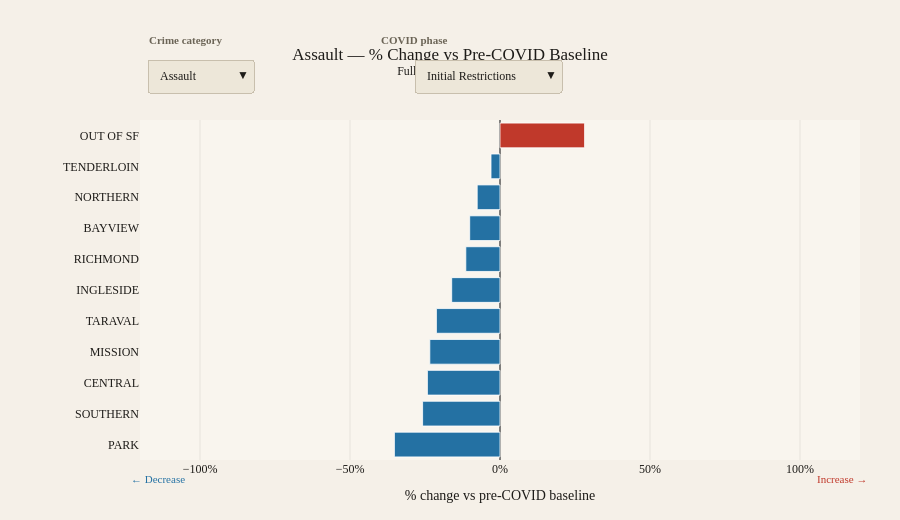

The code cell stored with this chart in its notebook:
### Code cell
import pandas as pd
import plotly.graph_objects as go

# ── Config ────────────────────────────────────────────────────────────
CATEGORIES = ['Assault', 'Burglary', 'Drug Offense', 'Larceny-theft']
CATEGORY_COLORS = {
    'Assault':       '#1B6CA8',
    'Burglary':      '#7B2D8B',
    'Drug Offense':  '#1A8C6E',
    'Larceny-theft': '#C0392B',
}

BASELINE_START = pd.Timestamp('2018-01-01')
BASELINE_END   = pd.Timestamp('2020-02-25')

covid_phases = {
    'Initial Restrictions': ('2020-02-25', '2020-06-01'),
    'Partial Reopening':    ('2020-06-01', '2020-12-06'),
    'Second Lockdown':      ('2020-12-06', '2021-01-28'),
    'Gradual Reopening':    ('2021-01-28', '2022-06-01'),
    'Full Period (2020–22)': ('2020-02-25', '2022-06-01'),
}

# ── Prepare data ──────────────────────────────────────────────────────
df_focus = df[df['Crime Category'].isin(CATEGORIES)].copy()
df_focus['Date'] = pd.to_datetime(
    df_focus[['Year', 'Month']].assign(Day=1)
)

# Daily baseline rate per category per district
baseline_df = df_focus[df_focus['Date'].between(BASELINE_START, BASELINE_END)]
baseline_days = (BASELINE_END - BASELINE_START).days

baseline_rates = (
    baseline_df
    .groupby(['Crime Category', 'Police District'])
    .size()
    .div(baseline_days)          # incidents per day
    .reset_index(name='baseline_rate')
)

def compute_pct_change(cat, phase_name):
    """Return a DataFrame of % change vs baseline per district for a given
    category and COVID phase."""
    start, end = covid_phases[phase_name]
    start, end = pd.Timestamp(start), pd.Timestamp(end)
    phase_days = (end - start).days

    phase_df = df_focus[
        (df_focus['Crime Category'] == cat) &
        (df_focus['Date'].between(start, end))
    ]
    phase_rates = (
        phase_df
        .groupby('Police District')
        .size()
        .div(phase_days)
        .reset_index(name='phase_rate')
    )

    merged = baseline_rates[baseline_rates['Crime Category'] == cat].merge(
        phase_rates, on='Police District', how='left'
    ).fillna(0)

    merged['pct_change'] = (
        (merged['phase_rate'] - merged['baseline_rate'])
        / merged['baseline_rate'].replace(0, float('nan'))
        * 100
    ).fillna(0).round(1)

    # Sort by pct_change so chart reads cleanly
    merged = merged.sort_values('pct_change')

    return merged

# ── Build figure with dropdowns ───────────────────────────────────────
# We need one trace per (category × phase) combination, then use
# updatemenus to show/hide the right trace.

all_traces = []
visibility_map = {}   # (cat, phase) → trace index

init_cat   = 'Assault'
init_phase = 'Full Period (2020–22)'

for cat in CATEGORIES:
    for phase in covid_phases:
        data = compute_pct_change(cat, phase)
        color = CATEGORY_COLORS[cat]

        # Diverging colours: red for increase, blue for decrease
        bar_colors = [
            '#C0392B' if v > 0 else '#2471A3'
            for v in data['pct_change']
        ]

        trace = go.Bar(
            name=f'{cat} · {phase}',
            x=data['pct_change'],
            y=data['Police District'],
            orientation='h',
            marker=dict(
                color=bar_colors,
                line=dict(color='white', width=0.8),
            ),
            customdata=data[['baseline_rate', 'phase_rate']].values,
            hovertemplate=(
                '<b>%{y}</b><br>'
                'Change vs baseline: <b>%{x:+.1f}%</b><br>'
                'Baseline rate: %{customdata[0]:.2f} incidents/day<br>'
                'Phase rate: %{customdata[1]:.2f} incidents/day'
                '<extra></extra>'
            ),
            visible=(cat == init_cat and phase == init_phase),
        )
        visibility_map[(cat, phase)] = len(all_traces)
        all_traces.append(trace)

fig = go.Figure(data=all_traces)

# ── Dropdown helpers ──────────────────────────────────────────────────
total_traces = len(all_traces)

def make_visibility(selected_cat, selected_phase):
    return [
        (cat == selected_cat and phase == selected_phase)
        for (cat, phase) in visibility_map
    ]

# ── Category buttons ──────────────────────────────────────────────────
category_buttons = []
for cat in CATEGORIES:
    category_buttons.append(dict(
        label=cat,
        method='update',
        args=[
            {'visible': make_visibility(cat, init_phase)},
            {'title': f'{cat} — % Change vs Pre-COVID Baseline<br>'
                      f'<sup>{init_phase}</sup>'}
        ],
    ))

# ── Phase buttons ─────────────────────────────────────────────────────
phase_buttons = []
for phase in covid_phases:
    phase_buttons.append(dict(
        label=phase,
        method='update',
        args=[
            {'visible': make_visibility(init_cat, phase)},
            {'title': f'{init_cat} — % Change vs Pre-COVID Baseline<br>'
                      f'<sup>{phase}</sup>'}
        ],
    ))

# ── Layout ────────────────────────────────────────────────────────────
# Get district list for initial trace (for axis range)
init_data = compute_pct_change(init_cat, init_phase)
x_abs_max = 120   # cap for readability; adjust if needed

fig.update_layout(
    title=dict(
        text=(f'{init_cat} — % Change vs Pre-COVID Baseline<br>'
              f'<sup>{init_phase}</sup>'),
        font=dict(size=17, family='Georgia, serif'),
        x=0.5, xanchor='center',
    ),
    xaxis=dict(
        title='% change vs pre-COVID baseline',
        ticksuffix='%',
        range=[-x_abs_max, x_abs_max],
        zeroline=True,
        zerolinecolor='#555',
        zerolinewidth=1.5,
        showgrid=True,
        gridcolor='rgba(0,0,0,0.07)',
    ),
    yaxis=dict(
        title='',
        tickfont=dict(size=12),
        automargin=True,
    ),
    plot_bgcolor='#f9f5ee',
    paper_bgcolor='#f5f0e8',
    font=dict(family='Georgia, serif', color='#1e1c19'),
    margin=dict(t=120, b=60, l=140, r=40),
    showlegend=False,
    height=520,

    # ── Two dropdown menus ────────────────────────────────────
    updatemenus=[
        # Crime category selector
        dict(
            buttons=category_buttons,
            direction='down',
            showactive=True,
            x=0.01, xanchor='left',
            y=1.18, yanchor='top',
            bgcolor='#ede7d9',
            bordercolor='#c8bfad',
            font=dict(size=12),
        ),
        # Phase selector
        dict(
            buttons=phase_buttons,
            direction='down',
            showactive=True,
            x=0.38, xanchor='left',
            y=1.18, yanchor='top',
            bgcolor='#ede7d9',
            bordercolor='#c8bfad',
            font=dict(size=12),
        ),
    ],

    annotations=[
        # Dropdown labels
        dict(text='<b>Crime category</b>', x=0.01, xref='paper',
             y=1.26, yref='paper', showarrow=False,
             font=dict(size=11, color='#6b6456'), align='left'),
        dict(text='<b>COVID phase</b>', x=0.38, xref='paper',
             y=1.26, yref='paper', showarrow=False,
             font=dict(size=11, color='#6b6456'), align='left'),
        # Axis direction labels
        dict(text='← Decrease', x=-x_abs_max * 0.95, xref='x',
             y=-0.08, yref='paper', showarrow=False,
             font=dict(size=11, color='#2471A3'), align='left'),
        dict(text='Increase →', x=x_abs_max * 0.95, xref='x',
             y=-0.08, yref='paper', showarrow=False,
             font=dict(size=11, color='#C0392B'), align='right'),
    ],
)

# ── Export ────────────────────────────────────────────────────────────
# fig.write_html(
#     '../Visualizations/fig3_districts.html',
#     include_plotlyjs='cdn',
# )

fig.show()

### Figure 1 — Plotly figure (JSON) as saved in the notebook; plotly's stock layout.template omitted (floating-point values rounded to 4 significant figures)
{"data": [{"customdata": [[0.8637, 0.567], [2.794, 1.887], [4.069, 2.794], [1.33, 1], [3.524, 2.794], [2.566, 2.206], [1.946, 1.825], [3.405, 3.598], [2.713, 2.887], [0.7873, 0.9278], [0.1197, 0.1443]], "hovertemplate": "<b>%{y}</b><br>Change vs baseline: <b>%{x:+.1f}%</b><br>Baseline rate: %{customdata[0]:.2f} incidents/day<br>Phase rate: %{customdata[1]:.2f} incidents/day<extra></extra>", "marker": {"color": ["#2471A3", "#2471A3", "#2471A3", "#2471A3", "#2471A3", "#2471A3", "#2471A3", "#C0392B", "#C0392B", "#C0392B", "#C0392B"], "line": {"color": "white", "width": 0.8}}, "name": "Assault · Initial Restrictions", "orientation": "h", "type": "bar", "visible": false, "x": [-34.4, -32.5, -31.3, -24.8, -20.7, -14, -6.3, 5.7, 6.4, 17.9, 20.5], "y": ["PARK", "CENTRAL", "MISSION", "TARAVAL", "SOUTHERN", "NORTHERN", "INGLESIDE", "TENDERLOIN", "BAYVIEW", "RICHMOND", "OUT OF SF"]}, {"customdata": [[2.794, 1.851], [4.069, 2.878], [0.8637, 0.633], [0.7873, 0.6117], [3.524, 2.777], [1.33, 1.059], [2.566, 2.176], [3.405, 3.351], [1.946, 2.011], [2.713, 3.117], [0.1197, 0.1755]], "hovertemplate": "<b>%{y}</b><br>Change vs baseline: <b>%{x:+.1f}%</b><br>Baseline rate: %{customdata[0]:.2f} incidents/day<br>Phase rate: %{customdata[1]:.2f} incidents/day<extra></extra>", "marker": {"color": ["#2471A3", "#2471A3", "#2471A3", "#2471A3", "#2471A3", "#2471A3", "#2471A3", "#2471A3", "#C0392B", "#C0392B", "#C0392B"], "line": {"color": "white", "width": 0.8}}, "name": "Assault · Partial Reopening", "orientation": "h", "type": "bar", "visible": false, "x": [-33.7, -29.3, -26.7, -22.3, -21.2, -20.4, -15.2, -1.6, 3.3, 14.9, 46.6], "y": ["CENTRAL", "MISSION", "PARK", "RICHMOND", "SOUTHERN", "TARAVAL", "NORTHERN", "TENDERLOIN", "INGLESIDE", "BAYVIEW", "OUT OF SF"]}, {"customdata": [[0.8637, 0.2453], [2.794, 0.9057], [0.7873, 0.2642], [3.524, 1.189], [4.069, 1.736], [2.566, 1.151], [1.33, 0.6038], [1.946, 0.9434], [3.405, 1.755], [2.713, 1.585], [0.1197, 0.1509]], "hovertemplate": "<b>%{y}</b><br>Change vs baseline: <b>%{x:+.1f}%</b><br>Baseline rate: %{customdata[0]:.2f} incidents/day<br>Phase rate: %{customdata[1]:.2f} incidents/day<extra></extra>", "marker": {"color": ["#2471A3", "#2471A3", "#2471A3", "#2471A3", "#2471A3", "#2471A3", "#2471A3", "#2471A3", "#2471A3", "#2471A3", "#C0392B"], "line": {"color": "white", "width": 0.8}}, "name": "Assault · Second Lockdown", "orientation": "h", "type": "bar", "visible": false, "x": [-71.6, -67.6, -66.4, -66.3, -57.3, -55.1, -54.6, -51.5, -48.5, -41.6, 26.1], "y": ["PARK", "CENTRAL", "RICHMOND", "SOUTHERN", "MISSION", "NORTHERN", "TARAVAL", "INGLESIDE", "TENDERLOIN", "BAYVIEW", "OUT OF SF"]}, {"customdata": [[0.8637, 0.6053], [3.524, 2.812], [1.946, 1.609], [4.069, 3.544], [2.713, 2.366], [1.33, 1.162], [2.794, 2.481], [0.7873, 0.7812], [3.405, 3.587], [2.566, 2.72], [0.1197, 0.1595]], "hovertemplate": "<b>%{y}</b><br>Change vs baseline: <b>%{x:+.1f}%</b><br>Baseline rate: %{customdata[0]:.2f} incidents/day<br>Phase rate: %{customdata[1]:.2f} incidents/day<extra></extra>", "marker": {"color": ["#2471A3", "#2471A3", "#2471A3", "#2471A3", "#2471A3", "#2471A3", "#2471A3", "#2471A3", "#C0392B", "#C0392B", "#C0392B"], "line": {"color": "white", "width": 0.8}}, "name": "Assault · Gradual Reopening", "orientation": "h", "type": "bar", "visible": false, "x": [-29.9, -20.2, -17.3, -12.9, -12.8, -12.7, -11.2, -0.8, 5.3, 6, 33.2], "y": ["PARK", "SOUTHERN", "INGLESIDE", "MISSION", "BAYVIEW", "TARAVAL", "CENTRAL", "RICHMOND", "TENDERLOIN", "NORTHERN", "OUT OF SF"]}, {"customdata": [[0.8637, 0.5599], [3.524, 2.615], [2.794, 2.119], [4.069, 3.116], [1.33, 1.048], [1.946, 1.634], [0.7873, 0.6977], [2.713, 2.44], [2.566, 2.37], [3.405, 3.304], [0.1197, 0.1536]], "hovertemplate": "<b>%{y}</b><br>Change vs baseline: <b>%{x:+.1f}%</b><br>Baseline rate: %{customdata[0]:.2f} incidents/day<br>Phase rate: %{customdata[1]:.2f} incidents/day<extra></extra>", "marker": {"color": ["#2471A3", "#2471A3", "#2471A3", "#2471A3", "#2471A3", "#2471A3", "#2471A3", "#2471A3", "#2471A3", "#2471A3", "#C0392B"], "line": {"color": "white", "width": 0.8}}, "name": "Assault · Full Period (2020–22)", "orientation": "h", "type": "bar", "visible": true, "x": [-35.2, -25.8, -24.2, -23.4, -21.2, -16.1, -11.4, -10.1, -7.6, -3, 28.2], "y": ["PARK", "SOUTHERN", "CENTRAL", "MISSION", "TARAVAL", "INGLESIDE", "RICHMOND", "BAYVIEW", "NORTHERN", "TENDERLOIN", "OUT OF SF"]}, {"customdata": [[0.02803, 0.03093], [1.341, 1.608], [1.625, 2.196], [1.457, 2.021], [2.75, 4.979], [0.7338, 1.371], [2.539, 4.804], [0.935, 2.041], [1.693, 3.701], [0.9439, 2.186], [2.603, 6.423]], "hovertemplate": "<b>%{y}</b><br>Change vs baseline: <b>%{x:+.1f}%</b><br>Baseline rate: %{customdata[0]:.2f} incidents/day<br>Phase rate: %{customdata[1]:.2f} incidents/day<extra></extra>", "marker": {"color": ["#C0392B", "#C0392B", "#C0392B", "#C0392B", "#C0392B", "#C0392B", "#C0392B", "#C0392B", "#C0392B", "#C0392B", "#C0392B"], "line": {"color": "white", "width": 0.8}}, "name": "Burglary · Initial Restrictions", "orientation": "h", "type": "bar", "visible": false, "x": [10.4, 19.9, 35.1, 38.7, 81, 86.9, 89.2, 118.3, 118.6, 131.5, 146.8], "y": ["OUT OF SF", "TARAVAL", "INGLESIDE", "BAYVIEW", "CENTRAL", "TENDERLOIN", "SOUTHERN", "RICHMOND", "MISSION", "PARK", "NORTHERN"]}, {"customdata": [[1.457, 1.564], [1.625, 1.995], [2.539, 3.383], [2.75, 3.814], [1.341, 2.037], [0.7338, 1.122], [1.693, 3.234], [2.603, 6.245], [0.935, 2.793], [0.9439, 2.835], [0.02803, 0.1011]], "hovertemplate": "<b>%{y}</b><br>Change vs baseline: <b>%{x:+.1f}%</b><br>Baseline rate: %{customdata[0]:.2f} incidents/day<br>Phase rate: %{customdata[1]:.2f} incidents/day<extra></extra>", "marker": {"color": ["#C0392B", "#C0392B", "#C0392B", "#C0392B", "#C0392B", "#C0392B", "#C0392B", "#C0392B", "#C0392B", "#C0392B", "#C0392B"], "line": {"color": "white", "width": 0.8}}, "name": "Burglary · Partial Reopening", "orientation": "h", "type": "bar", "visible": false, "x": [7.3, 22.7, 33.2, 38.7, 51.9, 53, 91, 139.9, 198.7, 200.3, 260.6], "y": ["BAYVIEW", "INGLESIDE", "SOUTHERN", "CENTRAL", "TARAVAL", "TENDERLOIN", "MISSION", "NORTHERN", "RICHMOND", "PARK", "OUT OF SF"]}, {"customdata": [[2.75, 2.113], [2.539, 2.057], [1.625, 1.377], [1.457, 1.264], [0.7338, 0.7736], [1.341, 1.453], [0.9439, 1.208], [1.693, 2.302], [2.603, 3.585], [0.935, 1.83], [0.02803, 0.0566]], "hovertemplate": "<b>%{y}</b><br>Change vs baseline: <b>%{x:+.1f}%</b><br>Baseline rate: %{customdata[0]:.2f} incidents/day<br>Phase rate: %{customdata[1]:.2f} incidents/day<extra></extra>", "marker": {"color": ["#2471A3", "#2471A3", "#2471A3", "#2471A3", "#C0392B", "#C0392B", "#C0392B", "#C0392B", "#C0392B", "#C0392B", "#C0392B"], "line": {"color": "white", "width": 0.8}}, "name": "Burglary · Second Lockdown", "orientation": "h", "type": "bar", "visible": false, "x": [-23.2, -19, -15.3, -13.3, 5.4, 8.3, 27.9, 36, 37.7, 95.7, 102], "y": ["CENTRAL", "SOUTHERN", "INGLESIDE", "BAYVIEW", "TENDERLOIN", "TARAVAL", "PARK", "MISSION", "NORTHERN", "RICHMOND", "OUT OF SF"]}, {"customdata": [[2.75, 2.618], [2.539, 2.732], [1.457, 1.769], [0.7338, 0.8916], [1.625, 2.037], [2.603, 3.771], [1.341, 1.98], [0.9439, 1.552], [1.693, 2.994], [0.02803, 0.05317], [0.935, 1.793]], "hovertemplate": "<b>%{y}</b><br>Change vs baseline: <b>%{x:+.1f}%</b><br>Baseline rate: %{customdata[0]:.2f} incidents/day<br>Phase rate: %{customdata[1]:.2f} incidents/day<extra></extra>", "marker": {"color": ["#2471A3", "#C0392B", "#C0392B", "#C0392B", "#C0392B", "#C0392B", "#C0392B", "#C0392B", "#C0392B", "#C0392B", "#C0392B"], "line": {"color": "white", "width": 0.8}}, "name": "Burglary · Gradual Reopening", "orientation": "h", "type": "bar", "visible": false, "x": [-4.8, 7.6, 21.4, 21.5, 25.3, 44.9, 47.6, 64.4, 76.8, 89.7, 91.8], "y": ["CENTRAL", "SOUTHERN", "BAYVIEW", "TENDERLOIN", "INGLESIDE", "NORTHERN", "TARAVAL", "PARK", "MISSION", "OUT OF SF", "RICHMOND"]}, {"customdata": [[2.75, 3.015], [1.457, 1.651], [2.539, 2.947], [1.625, 1.949], [0.7338, 0.9637], [1.341, 1.859], [2.603, 4.406], [1.693, 2.981], [0.9439, 1.796], [0.935, 1.999], [0.02803, 0.06046]], "hovertemplate": "<b>%{y}</b><br>Change vs baseline: <b>%{x:+.1f}%</b><br>Baseline rate: %{customdata[0]:.2f} incidents/day<br>Phase rate: %{customdata[1]:.2f} incidents/day<extra></extra>", "marker": {"color": ["#C0392B", "#C0392B", "#C0392B", "#C0392B", "#C0392B", "#C0392B", "#C0392B", "#C0392B", "#C0392B", "#C0392B", "#C0392B"], "line": {"color": "white", "width": 0.8}}, "name": "Burglary · Full Period (2020–22)", "orientation": "h", "type": "bar", "visible": false, "x": [9.6, 13.3, 16.1, 19.9, 31.3, 38.6, 69.3, 76.1, 90.2, 113.8, 115.7], "y": ["CENTRAL", "BAYVIEW", "SOUTHERN", "INGLESIDE", "TENDERLOIN", "TARAVAL", "NORTHERN", "MISSION", "PARK", "RICHMOND", "OUT OF SF"]}, {"customdata": [[0.05223, 0], [0.2064, 0.04124], [0.3771, 0.08247], [0.3478, 0.08247], [1.624, 0.4536], [1.462, 0.567], [0.879, 0.4536], [0.6535, 0.3711], [0.3236, 0.2268], [0.1401, 0.1031], [3.819, 4.515]], "hovertemplate": "<b>%{y}</b><br>Change vs baseline: <b>%{x:+.1f}%</b><br>Baseline rate: %{customdata[0]:.2f} incidents/day<br>Phase rate: %{customdata[1]:.2f} incidents/day<extra></extra>", "marker": {"color": ["#2471A3", "#2471A3", "#2471A3", "#2471A3", "#2471A3", "#2471A3", "#2471A3", "#2471A3", "#2471A3", "#2471A3", "#C0392B"], "line": {"color": "white", "width": 0.8}}, "name": "Drug Offense · Initial Restrictions", "orientation": "h", "type": "bar", "visible": false, "x": [-100, -80, -78.1, -76.3, -72.1, -61.2, -48.4, -43.2, -29.9, -26.4, 18.2], "y": ["OUT OF SF", "TARAVAL", "PARK", "INGLESIDE", "MISSION", "SOUTHERN", "NORTHERN", "CENTRAL", "BAYVIEW", "RICHMOND", "TENDERLOIN"]}, {"customdata": [[0.3771, 0.117], [1.462, 0.4628], [1.624, 0.6436], [0.3478, 0.1489], [0.2064, 0.1064], [0.6535, 0.367], [0.879, 0.4947], [0.3236, 0.2074], [0.1401, 0.133], [3.819, 4.574], [0.05223, 0.1117]], "hovertemplate": "<b>%{y}</b><br>Change vs baseline: <b>%{x:+.1f}%</b><br>Baseline rate: %{customdata[0]:.2f} incidents/day<br>Phase rate: %{customdata[1]:.2f} incidents/day<extra></extra>", "marker": {"color": ["#2471A3", "#2471A3", "#2471A3", "#2471A3", "#2471A3", "#2471A3", "#2471A3", "#2471A3", "#2471A3", "#C0392B", "#C0392B"], "line": {"color": "white", "width": 0.8}}, "name": "Drug Offense · Partial Reopening", "orientation": "h", "type": "bar", "visible": false, "x": [-69, -68.4, -60.4, -57.2, -48.5, -43.8, -43.7, -35.9, -5.1, 19.8, 113.9], "y": ["PARK", "SOUTHERN", "MISSION", "INGLESIDE", "TARAVAL", "CENTRAL", "NORTHERN", "BAYVIEW", "RICHMOND", "TENDERLOIN", "OUT OF SF"]}, {"customdata": [[0.1401, 0], [1.462, 0.1887], [0.879, 0.1321], [0.3478, 0.0566], [0.3771, 0.07547], [0.6535, 0.1698], [1.624, 0.4906], [0.05223, 0.01887], [0.2064, 0.07547], [0.3236, 0.1321], [3.819, 2.792]], "hovertemplate": "<b>%{y}</b><br>Change vs baseline: <b>%{x:+.1f}%</b><br>Baseline rate: %{customdata[0]:.2f} incidents/day<br>Phase rate: %{customdata[1]:.2f} incidents/day<extra></extra>", "marker": {"color": ["#2471A3", "#2471A3", "#2471A3", "#2471A3", "#2471A3", "#2471A3", "#2471A3", "#2471A3", "#2471A3", "#2471A3", "#2471A3"], "line": {"color": "white", "width": 0.8}}, "name": "Drug Offense · Second Lockdown", "orientation": "h", "type": "bar", "visible": false, "x": [-100, -87.1, -85, -83.7, -80, -74, -69.8, -63.9, -63.4, -59.2, -26.9], "y": ["RICHMOND", "SOUTHERN", "NORTHERN", "INGLESIDE", "PARK", "CENTRAL", "MISSION", "OUT OF SF", "TARAVAL", "BAYVIEW", "TENDERLOIN"]}, {"customdata": [[0.3771, 0.1043], [1.624, 0.5031], [0.3478, 0.1329], [0.1401, 0.05521], [0.2064, 0.08998], [0.879, 0.3885], [0.6535, 0.3108], [1.462, 0.8487], [0.3236, 0.2945], [3.819, 3.771], [0.05223, 0.2229]], "hovertemplate": "<b>%{y}</b><br>Change vs baseline: <b>%{x:+.1f}%</b><br>Baseline rate: %{customdata[0]:.2f} incidents/day<br>Phase rate: %{customdata[1]:.2f} incidents/day<extra></extra>", "marker": {"color": ["#2471A3", "#2471A3", "#2471A3", "#2471A3", "#2471A3", "#2471A3", "#2471A3", "#2471A3", "#2471A3", "#2471A3", "#C0392B"], "line": {"color": "white", "width": 0.8}}, "name": "Drug Offense · Gradual Reopening", "orientation": "h", "type": "bar", "visible": false, "x": [-72.3, -69, -61.8, -60.6, -56.4, -55.8, -52.4, -42, -9, -1.3, 326.8], "y": ["PARK", "MISSION", "INGLESIDE", "RICHMOND", "TARAVAL", "NORTHERN", "CENTRAL", "SOUTHERN", "BAYVIEW", "TENDERLOIN", "OUT OF SF"]}, {"customdata": [[0.3771, 0.09915], [1.624, 0.5127], [0.3478, 0.1209], [0.2064, 0.08585], [0.879, 0.393], [1.462, 0.6832], [0.6535, 0.3144], [0.1401, 0.06892], [0.3236, 0.2563], [3.819, 3.745], [0.05223, 0.1584]], "hovertemplate": "<b>%{y}</b><br>Change vs baseline: <b>%{x:+.1f}%</b><br>Baseline rate: %{customdata[0]:.2f} incidents/day<br>Phase rate: %{customdata[1]:.2f} incidents/day<extra></extra>", "marker": {"color": ["#2471A3", "#2471A3", "#2471A3", "#2471A3", "#2471A3", "#2471A3", "#2471A3", "#2471A3", "#2471A3", "#2471A3", "#C0392B"], "line": {"color": "white", "width": 0.8}}, "name": "Drug Offense · Full Period (2020–22)", "orientation": "h", "type": "bar", "visible": false, "x": [-73.7, -68.4, -65.2, -58.4, -55.3, -53.3, -51.9, -50.8, -20.8, -1.9, 203.3], "y": ["PARK", "MISSION", "INGLESIDE", "TARAVAL", "NORTHERN", "SOUTHERN", "CENTRAL", "RICHMOND", "BAYVIEW", "TENDERLOIN", "OUT OF SF"]}, {"customdata": [[1.264, 0.4948], [26.29, 10.67], [6.794, 3.33], [16.14, 8.649], [23.02, 17], [10.02, 7.742], [14.17, 11.14], [8.22, 7.68], [5.825, 5.763], [7.308, 7.732], [6.079, 7.598]], "hovertemplate": "<b>%{y}</b><br>Change vs baseline: <b>%{x:+.1f}%</b><br>Baseline rate: %{customdata[0]:.2f} incidents/day<br>Phase rate: %{customdata[1]:.2f} incidents/day<extra></extra>", "marker": {"color": ["#2471A3", "#2471A3", "#2471A3", "#2471A3", "#2471A3", "#2471A3", "#2471A3", "#2471A3", "#2471A3", "#C0392B", "#C0392B"], "line": {"color": "white", "width": 0.8}}, "name": "Larceny-theft · Initial Restrictions", "orientation": "h", "type": "bar", "visible": false, "x": [-60.8, -59.4, -51, -46.4, -26.2, -22.7, -21.3, -6.6, -1.1, 5.8, 25], "y": ["OUT OF SF", "CENTRAL", "TENDERLOIN", "SOUTHERN", "NORTHERN", "RICHMOND", "MISSION", "TARAVAL", "PARK", "BAYVIEW", "INGLESIDE"]}, {"customdata": [[1.264, 0.5266], [16.14, 7.957], [26.29, 13.07], [6.794, 3.548], [14.17, 7.952], [23.02, 15.43], [8.22, 6.628], [7.308, 6.064], [10.02, 8.691], [5.825, 6.601], [6.079, 7.691]], "hovertemplate": "<b>%{y}</b><br>Change vs baseline: <b>%{x:+.1f}%</b><br>Baseline rate: %{customdata[0]:.2f} incidents/day<br>Phase rate: %{customdata[1]:.2f} incidents/day<extra></extra>", "marker": {"color": ["#2471A3", "#2471A3", "#2471A3", "#2471A3", "#2471A3", "#2471A3", "#2471A3", "#2471A3", "#2471A3", "#C0392B", "#C0392B"], "line": {"color": "white", "width": 0.8}}, "name": "Larceny-theft · Partial Reopening", "orientation": "h", "type": "bar", "visible": false, "x": [-58.3, -50.7, -50.3, -47.8, -43.9, -33, -19.4, -17, -13.2, 13.3, 26.5], "y": ["OUT OF SF", "SOUTHERN", "CENTRAL", "TENDERLOIN", "MISSION", "NORTHERN", "TARAVAL", "BAYVIEW", "RICHMOND", "PARK", "INGLESIDE"]}, {"customdata": [[16.14, 3.717], [1.264, 0.3019], [14.17, 3.453], [6.794, 1.943], [26.29, 7.792], [23.02, 8.547], [10.02, 3.849], [8.22, 3.868], [7.308, 3.547], [5.825, 3.113], [6.079, 4.321]], "hovertemplate": "<b>%{y}</b><br>Change vs baseline: <b>%{x:+.1f}%</b><br>Baseline rate: %{customdata[0]:.2f} incidents/day<br>Phase rate: %{customdata[1]:.2f} incidents/day<extra></extra>", "marker": {"color": ["#2471A3", "#2471A3", "#2471A3", "#2471A3", "#2471A3", "#2471A3", "#2471A3", "#2471A3", "#2471A3", "#2471A3", "#2471A3"], "line": {"color": "white", "width": 0.8}}, "name": "Larceny-theft · Second Lockdown", "orientation": "h", "type": "bar", "visible": false, "x": [-77, -76.1, -75.6, -71.4, -70.4, -62.9, -61.6, -52.9, -51.5, -46.6, -28.9], "y": ["SOUTHERN", "OUT OF SF", "MISSION", "TENDERLOIN", "CENTRAL", "NORTHERN", "RICHMOND", "TARAVAL", "BAYVIEW", "PARK", "INGLESIDE"]}, {"customdata": [[6.794, 4.628], [1.264, 0.9693], [14.17, 10.99], [16.14, 12.61], [23.02, 19.11], [7.308, 6.215], [26.29, 24.46], [5.825, 5.577], [8.22, 8.303], [6.079, 6.229], [10.02, 10.48]], "hovertemplate": "<b>%{y}</b><br>Change vs baseline: <b>%{x:+.1f}%</b><br>Baseline rate: %{customdata[0]:.2f} incidents/day<br>Phase rate: %{customdata[1]:.2f} incidents/day<extra></extra>", "marker": {"color": ["#2471A3", "#2471A3", "#2471A3", "#2471A3", "#2471A3", "#2471A3", "#2471A3", "#2471A3", "#C0392B", "#C0392B", "#C0392B"], "line": {"color": "white", "width": 0.8}}, "name": "Larceny-theft · Gradual Reopening", "orientation": "h", "type": "bar", "visible": false, "x": [-31.9, -23.3, -22.5, -21.9, -17, -15, -7, -4.3, 1, 2.5, 4.6], "y": ["TENDERLOIN", "OUT OF SF", "MISSION", "SOUTHERN", "NORTHERN", "BAYVIEW", "CENTRAL", "PARK", "TARAVAL", "INGLESIDE", "RICHMOND"]}, {"customdata": [[6.794, 3.942], [1.264, 0.7618], [16.14, 10.26], [14.17, 9.511], [26.29, 18.88], [23.02, 16.89], [7.308, 5.982], [8.22, 7.375], [10.02, 9.082], [5.825, 5.48], [6.079, 6.365]], "hovertemplate": "<b>%{y}</b><br>Change vs baseline: <b>%{x:+.1f}%</b><br>Baseline rate: %{customdata[0]:.2f} incidents/day<br>Phase rate: %{customdata[1]:.2f} incidents/day<extra></extra>", "marker": {"color": ["#2471A3", "#2471A3", "#2471A3", "#2471A3", "#2471A3", "#2471A3", "#2471A3", "#2471A3", "#2471A3", "#2471A3", "#C0392B"], "line": {"color": "white", "width": 0.8}}, "name": "Larceny-theft · Full Period (2020–22)", "orientation": "h", "type": "bar", "visible": false, "x": [-42, -39.7, -36.4, -32.9, -28.2, -26.6, -18.1, -10.3, -9.3, -5.9, 4.7], "y": ["TENDERLOIN", "OUT OF SF", "SOUTHERN", "MISSION", "CENTRAL", "NORTHERN", "BAYVIEW", "TARAVAL", "RICHMOND", "PARK", "INGLESIDE"]}], "layout": {"annotations": [{"align": "left", "font": {"color": "#6b6456", "size": 11}, "showarrow": false, "text": "<b>Crime category</b>", "x": 0.01, "xref": "paper", "y": 1.26, "yref": "paper"}, {"align": "left", "font": {"color": "#6b6456", "size": 11}, "showarrow": false, "text": "<b>COVID phase</b>", "x": 0.38, "xref": "paper", "y": 1.26, "yref": "paper"}, {"align": "left", "font": {"color": "#2471A3", "size": 11}, "showarrow": false, "text": "← Decrease", "x": -114, "xref": "x", "y": -0.08, "yref": "paper"}, {"align": "right", "font": {"color": "#C0392B", "size": 11}, "showarrow": false, "text": "Increase →", "x": 114, "xref": "x", "y": -0.08, "yref": "paper"}], "font": {"color": "#1e1c19", "family": "Georgia, serif"}, "height": 520, "margin": {"b": 60, "l": 140, "r": 40, "t": 120}, "paper_bgcolor": "#f5f0e8", "plot_bgcolor": "#f9f5ee", "showlegend": false, "title": {"font": {"family": "Georgia, serif", "size": 17}, "text": "Assault — % Change vs Pre-COVID Baseline<br><sup>Full Period (2020–22)</sup>", "x": 0.5, "xanchor": "center"}, "updatemenus": [{"bgcolor": "#ede7d9", "bordercolor": "#c8bfad", "buttons": [{"args": [{"visible": [false, false, false, false, true, false, false, false, false, false, false, false, false, false, false, false, false, false, false, false]}, {"title": "Assault — % Change vs Pre-COVID Baseline<br><sup>Full Period (2020–22)</sup>"}], "label": "Assault", "method": "update"}, {"args": [{"visible": [false, false, false, false, false, false, false, false, false, true, false, false, false, false, false, false, false, false, false, false]}, {"title": "Burglary — % Change vs Pre-COVID Baseline<br><sup>Full Period (2020–22)</sup>"}], "label": "Burglary", "method": "update"}, {"args": [{"visible": [false, false, false, false, false, false, false, false, false, false, false, false, false, false, true, false, false, false, false, false]}, {"title": "Drug Offense — % Change vs Pre-COVID Baseline<br><sup>Full Period (2020–22)</sup>"}], "label": "Drug Offense", "method": "update"}, {"args": [{"visible": [false, false, false, false, false, false, false, false, false, false, false, false, false, false, false, false, false, false, false, true]}, {"title": "Larceny-theft — % Change vs Pre-COVID Baseline<br><sup>Full Period (2020–22)</sup>"}], "label": "Larceny-theft", "method": "update"}], "direction": "down", "font": {"size": 12}, "showactive": true, "x": 0.01, "xanchor": "left", "y": 1.18, "yanchor": "top"}, {"bgcolor": "#ede7d9", "bordercolor": "#c8bfad", "buttons": [{"args": [{"visible": [true, false, false, false, false, false, false, false, false, false, false, false, false, false, false, false, false, false, false, false]}, {"title": "Assault — % Change vs Pre-COVID Baseline<br><sup>Initial Restrictions</sup>"}], "label": "Initial Restrictions", "method": "update"}, {"args": [{"visible": [false, true, false, false, false, false, false, false, false, false, false, false, false, false, false, false, false, false, false, false]}, {"title": "Assault — % Change vs Pre-COVID Baseline<br><sup>Partial Reopening</sup>"}], "label": "Partial Reopening", "method": "update"}, {"args": [{"visible": [false, false, true, false, false, false, false, false, false, false, false, false, false, false, false, false, false, false, false, false]}, {"title": "Assault — % Change vs Pre-COVID Baseline<br><sup>Second Lockdown</sup>"}], "label": "Second Lockdown", "method": "update"}, {"args": [{"visible": [false, false, false, true, false, false, false, false, false, false, false, false, false, false, false, false, false, false, false, false]}, {"title": "Assault — % Change vs Pre-COVID Baseline<br><sup>Gradual Reopening</sup>"}], "label": "Gradual Reopening", "method": "update"}, {"args": [{"visible": [false, false, false, false, true, false, false, false, false, false, false, false, false, false, false, false, false, false, false, false]}, {"title": "Assault — % Change vs Pre-COVID Baseline<br><sup>Full Period (2020–22)</sup>"}], "label": "Full Period (2020–22)", "method": "update"}], "direction": "down", "font": {"size": 12}, "showactive": true, "x": 0.38, "xanchor": "left", "y": 1.18, "yanchor": "top"}], "xaxis": {"gridcolor": "rgba(0,0,0,0.07)", "range": [-120, 120], "showgrid": true, "ticksuffix": "%", "title": {"text": "% change vs pre-COVID baseline"}, "zeroline": true, "zerolinecolor": "#555", "zerolinewidth": 1.5}, "yaxis": {"automargin": true, "tickfont": {"size": 12}, "title": {"text": ""}}}}
